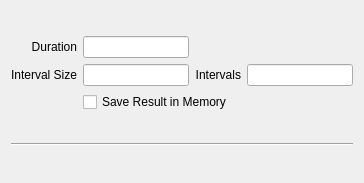
<?xml version="1.0" encoding="UTF-8"?>
<ui version="4.0">
<comment> Begin CVS Header </comment>
<comment>   $Source: /Volumes/Home/Users/shoops/cvs/copasi_dev/copasi/UI/CQTSSAWidget.ui,v $ </comment>
<comment>   $Revision: 1.9 $ </comment>
<comment>   $Name:  $ </comment>
<comment>   $Author: shoops $ </comment>
<comment>   $Date: 2011/09/19 13:54:23 $ </comment>
<comment> End CVS Header </comment>

<comment> Copyright (C) 2011 by Pedro Mendes, Virginia Tech Intellectual </comment>
<comment> Properties, Inc., University of Heidelberg, and The University </comment>
<comment> of Manchester. </comment>
<comment> All rights reserved. </comment>

<comment> Copyright (C) 2008 by Pedro Mendes, Virginia Tech Intellectual </comment>
<comment> Properties, Inc., EML Research, gGmbH, University of Heidelberg, </comment>
<comment> and The University of Manchester. </comment>
<comment> All rights reserved. </comment>

 <comment> All rights reserved. </comment>
 <class>CQTSSAWidget</class>
 <widget class="TaskWidget" name="CQTSSAWidget">
  <property name="geometry">
   <rect>
    <x>0</x>
    <y>0</y>
    <width>364</width>
    <height>183</height>
   </rect>
  </property>
  <property name="caption" stdset="0">
   <string>Time Scale Separation Analysis</string>
  </property>
  <layout class="QVBoxLayout">
   <item>
    <layout class="QGridLayout">
     <item row="1" column="3">
      <widget class="QLineEdit" name="mpEditIntervals"/>
     </item>
     <item row="1" column="1">
      <widget class="QLineEdit" name="mpEditIntervalSize"/>
     </item>
     <item row="0" column="1">
      <widget class="QLineEdit" name="mpEditDuration"/>
     </item>
     <item row="1" column="2">
      <widget class="QLabel" name="mpLblIntervals">
       <property name="text">
        <string>Intervals</string>
       </property>
       <property name="alignment">
        <set>Qt::AlignRight|Qt::AlignTrailing|Qt::AlignVCenter</set>
       </property>
       <property name="wordWrap">
        <bool>false</bool>
       </property>
      </widget>
     </item>
     <item row="0" column="0">
      <widget class="QLabel" name="mpLblDuration">
       <property name="text">
        <string>Duration</string>
       </property>
       <property name="alignment">
        <set>Qt::AlignRight|Qt::AlignTrailing|Qt::AlignVCenter</set>
       </property>
       <property name="wordWrap">
        <bool>false</bool>
       </property>
      </widget>
     </item>
     <item row="1" column="0">
      <widget class="QLabel" name="mpLblIntervalSize">
       <property name="text">
        <string>Interval Size</string>
       </property>
       <property name="alignment">
        <set>Qt::AlignRight|Qt::AlignTrailing|Qt::AlignVCenter</set>
       </property>
       <property name="wordWrap">
        <bool>false</bool>
       </property>
      </widget>
     </item>
     <item row="2" column="1" colspan="2">
      <widget class="QCheckBox" name="mpCheckSave">
       <property name="text">
        <string>Save Result in Memory</string>
       </property>
      </widget>
     </item>
    </layout>
   </item>
   <item>
    <widget class="Line" name="line1">
     <property name="frameShape">
      <enum>QFrame::HLine</enum>
     </property>
     <property name="frameShadow">
      <enum>QFrame::Sunken</enum>
     </property>
    </widget>
   </item>
  </layout>
 </widget>
 <layoutdefault spacing="6" margin="11"/>
 <customwidgets>
  <customwidget>
   <class>TaskWidget</class>
   <extends>QWidget</extends>
   <header>TaskWidget.h</header>
   <container>1</container>
  </customwidget>
 </customwidgets>
 <tabstops>
  <tabstop>mpEditDuration</tabstop>
  <tabstop>mpEditIntervalSize</tabstop>
  <tabstop>mpEditIntervals</tabstop>
  <tabstop>mpCheckSave</tabstop>
 </tabstops>
 <includes>
  <include location="local">TaskWidget.h</include>
  <include location="local">TaskWidget.h</include>
 </includes>
 <resources/>
 <connections>
  <connection>
   <sender>mpEditDuration</sender>
   <signal>editingFinished()</signal>
   <receiver>CQTSSAWidget</receiver>
   <slot>slotDuration()</slot>
   <hints>
    <hint type="sourcelabel">
     <x>20</x>
     <y>20</y>
    </hint>
    <hint type="destinationlabel">
     <x>20</x>
     <y>20</y>
    </hint>
   </hints>
  </connection>
  <connection>
   <sender>mpEditIntervalSize</sender>
   <signal>editingFinished()</signal>
   <receiver>CQTSSAWidget</receiver>
   <slot>slotIntervalSize()</slot>
   <hints>
    <hint type="sourcelabel">
     <x>20</x>
     <y>20</y>
    </hint>
    <hint type="destinationlabel">
     <x>20</x>
     <y>20</y>
    </hint>
   </hints>
  </connection>
  <connection>
   <sender>mpEditIntervals</sender>
   <signal>editingFinished()</signal>
   <receiver>CQTSSAWidget</receiver>
   <slot>slotIntervals()</slot>
   <hints>
    <hint type="sourcelabel">
     <x>20</x>
     <y>20</y>
    </hint>
    <hint type="destinationlabel">
     <x>20</x>
     <y>20</y>
    </hint>
   </hints>
  </connection>
 </connections>
</ui>
